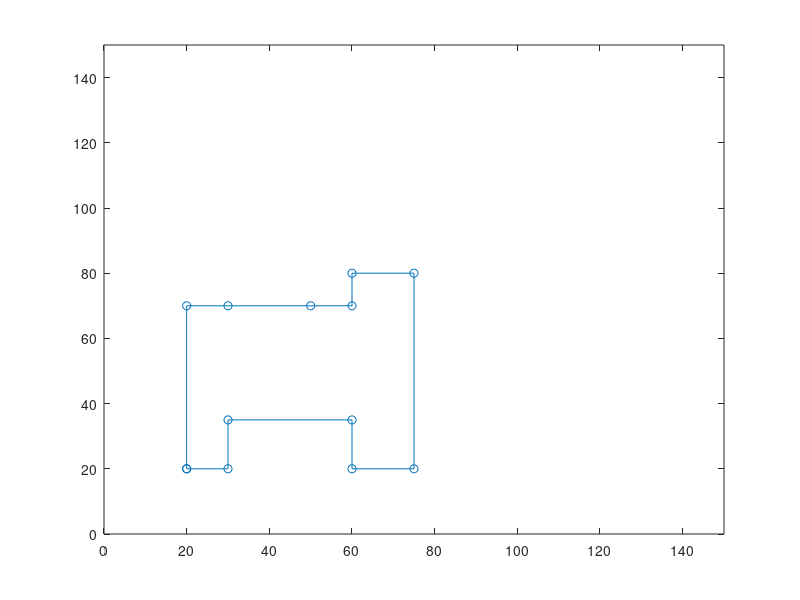

The MATLAB source for this figure:
x = [];
y = [];
z=zeros(80,2)
%Widths

x=[20,20,30,50,60,60,75,75,60,60,30,30,20]
y=[20,70,70,70,70,80,80,20,20,35,35,20,20]

z=cat(1,x,y)


ans1= transpose(z)
ans1
plot(ans1(:,1),ans1(:,2),'-o')

axis([0 150 0 150])



Y=[20 20; 20 70; 30 70; 60 70; 60 80;75 80;75 20;60 20;60 35; 30 35; 30 20; 20 20]